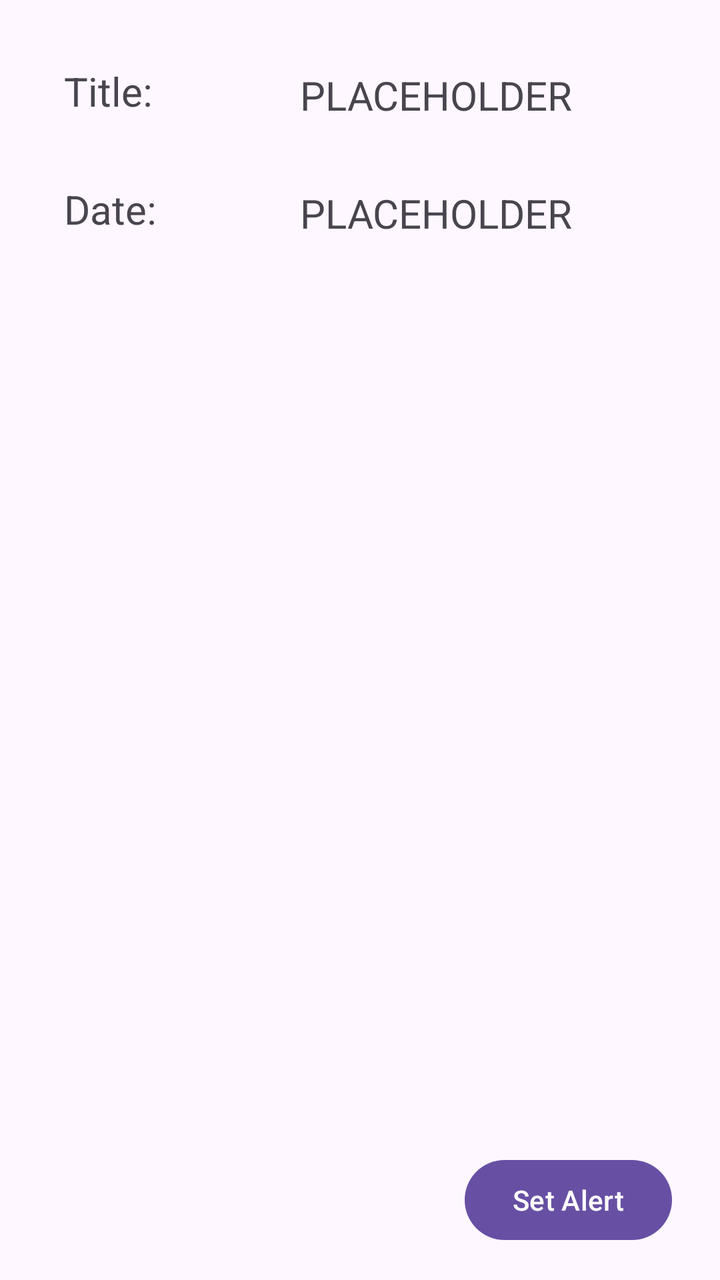
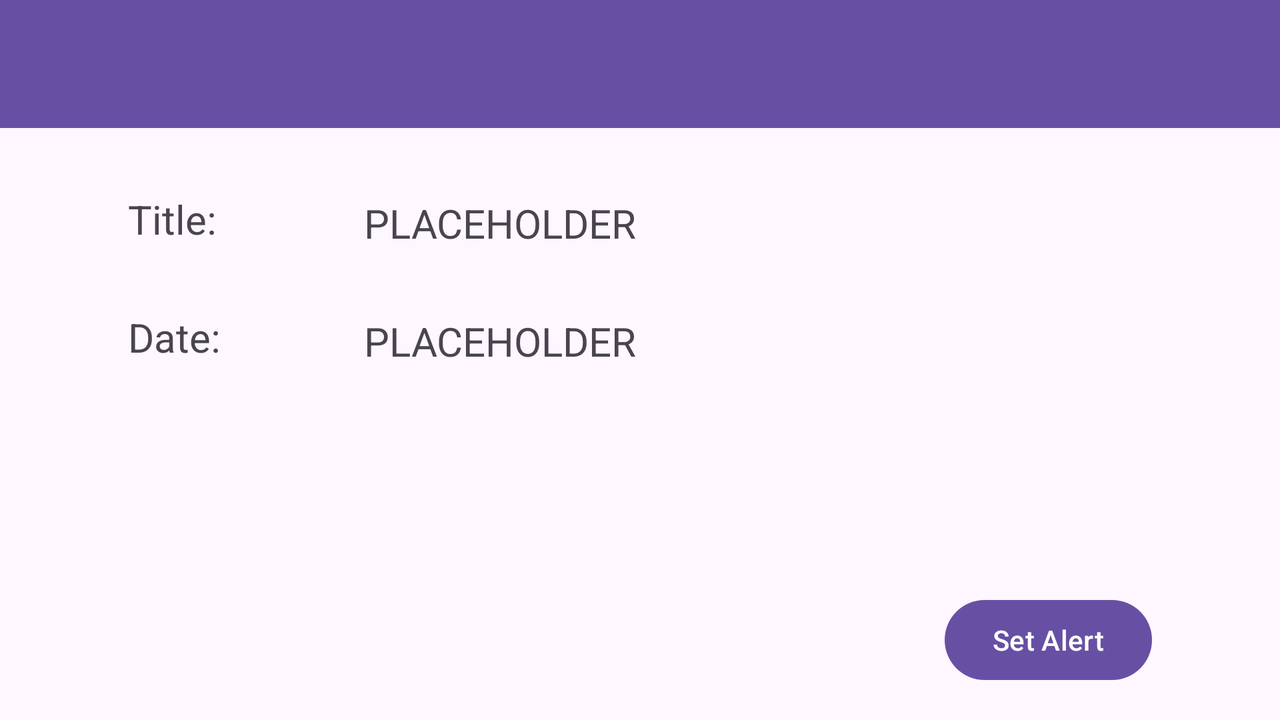

First picture: res/layout/ on a phone held upright. Second picture: the repository's own variant of that layout, on a device whose configuration matches the variant's folder. Source for both follows.
<!-- AndroidManifest.xml: application theme Theme.Getaways -->
<!-- res/layout/activity_excursion_alert.xml -->
<?xml version="1.0" encoding="utf-8"?>
<androidx.constraintlayout.widget.ConstraintLayout xmlns:android="http://schemas.android.com/apk/res/android"
        xmlns:tools="http://schemas.android.com/tools"
        xmlns:app="http://schemas.android.com/apk/res-auto"
        android:id="@+id/main"
        android:layout_width="match_parent"
        android:layout_height="match_parent"
        tools:context=".UI.VacationShare">

    <TextView
            android:text="@string/title"
            android:layout_width="110dp"
            android:layout_height="wrap_content"
            android:id="@+id/tv_excursion_title_alert_label"
            android:textSize="20sp"
            app:layout_constraintStart_toStartOf="parent"
            app:layout_constraintTop_toTopOf="parent"
            android:layout_marginStart="32dp"
            android:layout_marginTop="32dp" />

    <TextView
            android:text="@string/date"
            android:layout_width="110dp"
            android:layout_height="wrap_content"
            android:id="@+id/tv_excursion_date_alert_label"
            android:textSize="20sp"
            app:layout_constraintTop_toBottomOf="@+id/tv_excursion_title_alert_label"
            android:layout_marginTop="32dp"
            app:layout_constraintStart_toStartOf="@+id/tv_excursion_title_alert_label" />


    <TextView
            android:text="@string/placeholder"
            android:layout_width="wrap_content"
            android:layout_height="wrap_content"
            android:textSize="20sp"
            android:id="@+id/tv_excursion_title_alert"
            app:layout_constraintStart_toEndOf="@+id/tv_excursion_title_alert_label"
            android:layout_marginStart="8dp"
            app:layout_constraintBottom_toBottomOf="@+id/tv_excursion_title_alert_label"
            app:layout_constraintTop_toTopOf="@+id/tv_excursion_title_alert_label"
            android:layout_marginTop="4dp" />

    <TextView
            android:text="@string/placeholder"
            android:layout_width="wrap_content"
            android:textSize="20sp"
            android:layout_height="wrap_content"
            android:id="@+id/tv_excursion_date_alert"
            app:layout_constraintStart_toStartOf="@+id/tv_excursion_title_alert"
            app:layout_constraintTop_toTopOf="@+id/tv_excursion_date_alert_label"
            app:layout_constraintBottom_toBottomOf="@+id/tv_excursion_date_alert_label"
            android:layout_marginTop="4dp" />


    <Button
            android:text="@string/set_alert"
            android:layout_width="wrap_content"
            android:layout_height="wrap_content"
            android:id="@+id/btn_set_alerts_excursion"
            app:layout_constraintEnd_toEndOf="parent"
            app:layout_constraintBottom_toBottomOf="parent"
            android:layout_marginEnd="24dp"
            android:layout_marginBottom="16dp" />

</androidx.constraintlayout.widget.ConstraintLayout>
<!-- resources referenced by this layout -->
<resources>
  <string name="date">Date:</string>
  <string name="placeholder">PLACEHOLDER</string>
  <string name="set_alert">Set Alert</string>
  <string name="title">Title:</string>
  <style name="Theme.Getaways" parent="Base.Theme.Getaways" />
  <style name="Base.Theme.Getaways" parent="Theme.Material3.DayNight.NoActionBar">
          
          
      </style>
</resources>
<!-- res/layout-land/activity_excursion_alert.xml (the repository's variant of the layout above) -->
<!-- drawn on the phone turned sideways -->
<?xml version="1.0" encoding="utf-8"?>
<androidx.constraintlayout.widget.ConstraintLayout xmlns:android="http://schemas.android.com/apk/res/android"
        xmlns:tools="http://schemas.android.com/tools"
        xmlns:app="http://schemas.android.com/apk/res-auto"
        android:id="@+id/main"
        android:layout_width="match_parent"
        android:layout_height="match_parent"
        tools:context=".UI.VacationShare">

    <androidx.appcompat.widget.Toolbar
            android:id="@+id/custom_toolbar"
            app:titleTextAppearance="@style/toolbar_title"
            android:layout_width="match_parent"
            android:layout_height="?attr/actionBarSize"
            android:background="?attr/colorPrimary"
            app:popupTheme="@style/ThemeOverlay.AppCompat.Light"
            app:layout_constraintTop_toTopOf="parent"
            app:layout_constraintEnd_toEndOf="parent"
            app:layout_constraintStart_toStartOf="parent" />

    <TextView
            android:text="@string/title"
            android:layout_width="110dp"
            android:layout_height="wrap_content"
            android:id="@+id/tv_excursion_title_alert_label"
            android:textSize="20sp"
            app:layout_constraintStart_toStartOf="parent"
            app:layout_constraintTop_toBottomOf="@id/custom_toolbar"
            android:layout_marginStart="64dp"
            android:layout_marginTop="32dp" />

    <TextView
            android:text="@string/date"
            android:layout_width="110dp"
            android:layout_height="wrap_content"
            android:id="@+id/tv_excursion_date_alert_label"
            android:textSize="20sp"
            app:layout_constraintTop_toBottomOf="@+id/tv_excursion_title_alert_label"
            android:layout_marginTop="32dp"
            app:layout_constraintStart_toStartOf="@+id/tv_excursion_title_alert_label" />


    <TextView
            android:text="@string/placeholder"
            android:layout_width="0dp"
            android:layout_height="wrap_content"
            android:textSize="20sp"
            android:ellipsize="end"
            android:maxLines="1"
            android:id="@+id/tv_excursion_title_alert"
            app:layout_constraintStart_toEndOf="@+id/tv_excursion_title_alert_label"
            android:layout_marginStart="8dp"
            app:layout_constraintBottom_toBottomOf="@+id/tv_excursion_title_alert_label"
            app:layout_constraintTop_toTopOf="@+id/tv_excursion_title_alert_label"
            android:layout_marginTop="4dp"
            app:layout_constraintEnd_toEndOf="parent"
            android:layout_marginEnd="48dp" />

    <TextView
            android:text="@string/placeholder"
            android:layout_width="0dp"
            android:textSize="20sp"
            android:layout_height="wrap_content"
            android:ellipsize="end"
            android:maxLines="1"
            android:id="@+id/tv_excursion_date_alert"
            app:layout_constraintStart_toStartOf="@+id/tv_excursion_title_alert"
            app:layout_constraintTop_toTopOf="@+id/tv_excursion_date_alert_label"
            app:layout_constraintBottom_toBottomOf="@+id/tv_excursion_date_alert_label"
            android:layout_marginTop="4dp"
            app:layout_constraintEnd_toEndOf="parent"
            android:layout_marginEnd="64dp" />


    <Button
            android:text="@string/set_alert"
            android:layout_width="wrap_content"
            android:layout_height="wrap_content"
            android:id="@+id/btn_set_alerts_excursion"
            app:layout_constraintEnd_toEndOf="parent"
            app:layout_constraintBottom_toBottomOf="parent"
            android:layout_marginEnd="64dp"
            android:layout_marginBottom="16dp" />

</androidx.constraintlayout.widget.ConstraintLayout>
